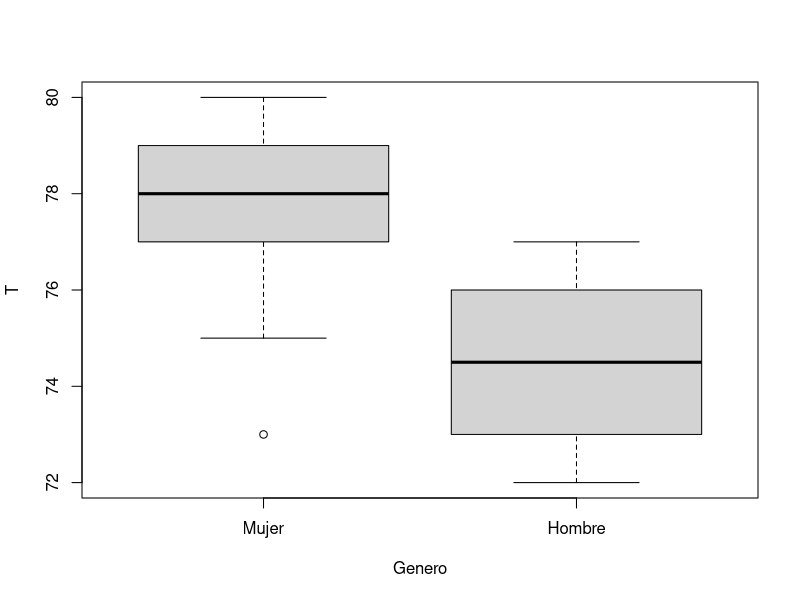

Reproduce this figure in R.
Mujer=c(75,77,78,79,77,73,78,79,78,80)
Hombre=c(74,72,77,76,76,73,75,73,74,75)

t.test(Mujer,Hombre)

df=data.frame(Mujer=Mujer,Hombre=Hombre)
df=stack(df)
df

names(df)=c("T","Genero")
df

str(df)

boxplot(T~Genero,data=df)





